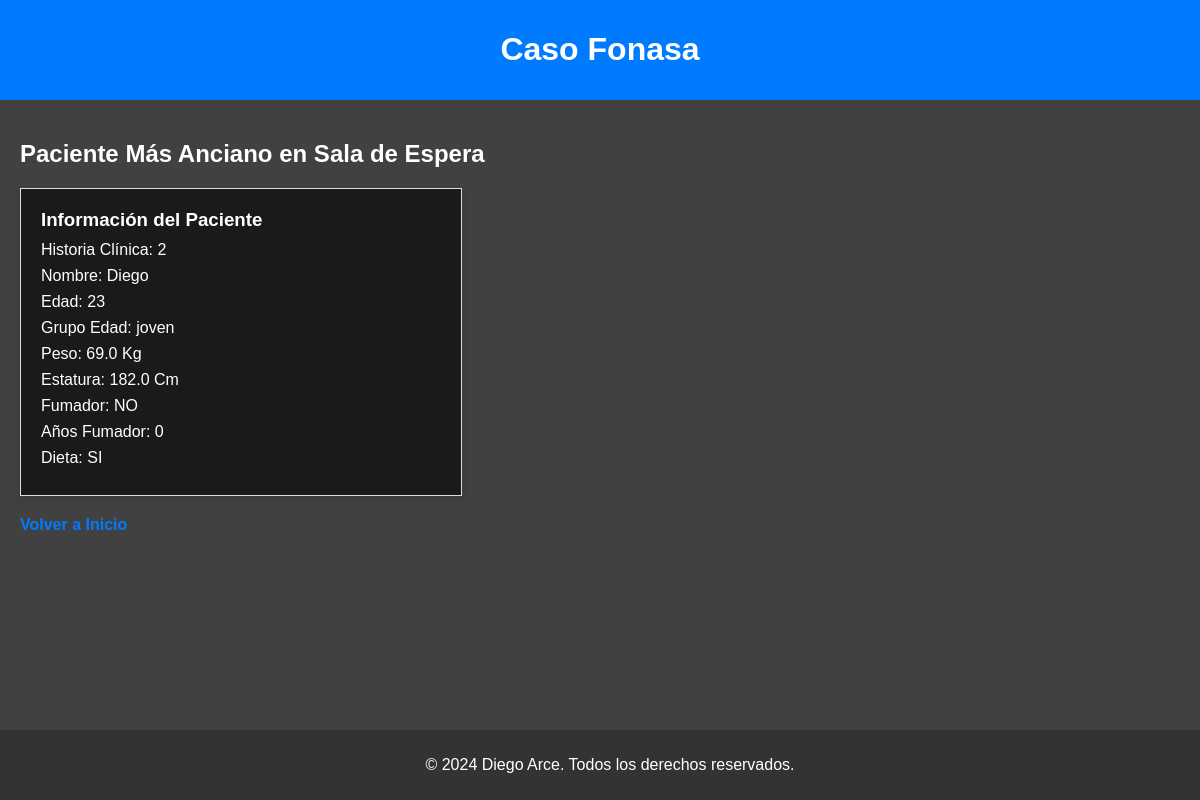
Page /fonasa/home/paciente_mas_anciano/ on the committed database.
### app/models.py (models this page shows, shortened)
class Paciente(models.Model):
    ESTADO_CHOICES = [
        ('sala_espera', 'Sala de Espera'),
        ('pendiente', 'Pendiente'),
        ('pendiente_atendido','Pendiente Atendido')
    ]
    estado = models.CharField(max_length=20, choices=ESTADO_CHOICES, default='sala_espera')
    historia_clinica = models.IntegerField(primary_key=True)
    nombre = models.CharField(max_length=255)
    edad = models.IntegerField()
    peso = models.FloatField(null=True, blank=True)
    estatura = models.FloatField(null=True, blank=True)
    fumador = models.BooleanField(default=False)
    anos_fumador = models.IntegerField(default=0)
    dieta_asignada = models.BooleanField(default=False)
    prioridad = models.FloatField(null=True, blank=True)
    grupo_edad = models.CharField(max_length=10, blank=True)

### app/views.py (the view)
# urls.py: path('paciente_mas_anciano/', paciente_mas_anciano, name='paciente_mas_anciano'),
def paciente_mas_anciano(request):
    pacientes_en_sala_espera = Paciente.objects.filter(estado='sala_espera')
    if pacientes_en_sala_espera.exists():
        paciente_mas_anciano = max(pacientes_en_sala_espera, key=lambda x: x.edad)
        context = {'paciente_mas_anciano': paciente_mas_anciano}
        return render(request, 'fonasa_app/paciente_mas_anciano.html', context)
    else:
        return render(request, 'fonasa_app/paciente_mas_anciano.html', {'sin_pacientes': True})

### app/templates/fonasa_app/paciente_mas_anciano.html (shortened to what this page needs)
{% extends 'index.html' %}
{% block content %}
    <div>
        <h2>Paciente Más Anciano en Sala de Espera</h2>
        {% if sin_pacientes %}
            <p>No hay pacientes en la sala de espera.</p>
        {% else %}
            <div class="paciente-card">
                <div class="titulo"></div><h3>Información del Paciente</h3>
                <p>Historia Clínica: {{ paciente_mas_anciano.historia_clinica }}</p>
                <p>Nombre: {{ paciente_mas_anciano.nombre }}</p>
                <p>Edad: {{ paciente_mas_anciano.edad }}</p>
                <p>Grupo Edad: {{ paciente_mas_anciano.grupo_edad }}</p>
                <p>Peso: {{ paciente_mas_anciano.peso }} Kg</p>
                <p>Estatura: {{ paciente_mas_anciano.estatura }} Cm</p>
                <p>Fumador: {% if paciente_mas_anciano.fumador %}SI{% else %}NO{% endif %}</p>
                <p>Años Fumador: {{ paciente_mas_anciano.anos_fumador }}</p>
                <p>Dieta: {% if paciente_mas_anciano.dieta_asignada %}SI{% else %}NO{% endif %}</p>
            </div>
        {% endif %}
        <a href="{% url 'home' %}">Volver a Inicio</a>
    </div>
{% endblock %}

### app/templates/index.html (style rules this page uses)
body { font-family: 'Arial', sans-serif; background-color: #414141; color: #ffffff; margin: 0; padding: 0; }
a { text-decoration: none; color: #007BFF; font-weight: bold; margin-right: 10px; }

### app/templates/fonasa_app/paciente_mas_anciano.html (style rules this page uses)
.paciente-card { border: 1px solid #ddd; padding: 20px; margin: 20px 0; background-color: #1a1a1a; box-shadow: 0 4px 8px rgba(0, 0, 0, 0.1); max-width: 400px; width: 100%; }
.paciente-card h3 { margin-top: 0; margin-bottom: 10px; color: #fff; }
.paciente-card p { margin: 8px 0; color: #fff; }

### rows in the picture
Paciente: historia_clinica "2", nombre "Diego", edad "23", grupo_edad "joven", peso "69.0", estatura "182.0", anos_fumador "0"
